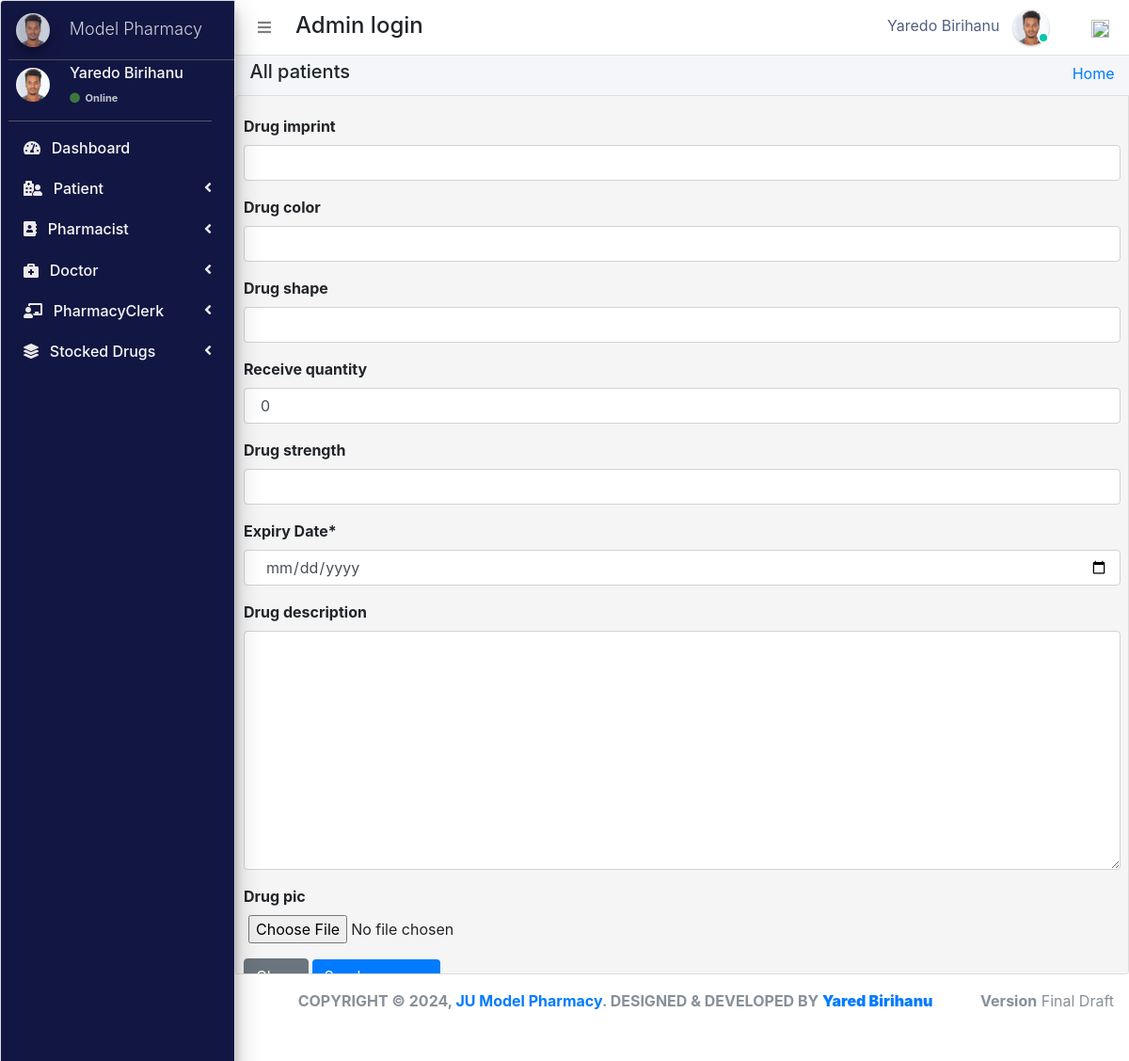
/admin_user/receive_drug/4/ (signed in), run on the app's committed database.
### pharmacy/models.py (models this page shows, shortened)
class CustomUser(AbstractUser):
    user_type_data = ((1, "AdminHOD"), (2, "Pharmacist"), (3, "Doctor"), (4, "PharmacyClerk"),(5, "Patients"))
    user_type = models.CharField(default=1, choices=user_type_data, max_length=10)

class AdminHOD(models.Model):
    gender_category=(
        ('Male','Male'),
        ('Female','Female'),
    )
    admin = models.OneToOneField(CustomUser,null=True, on_delete = models.CASCADE)
    emp_no= models.CharField(max_length=100,null=True,blank=True)
    gender=models.CharField(max_length=100,null=True,choices=gender_category)
    mobile=models.CharField(max_length=10,null=True,blank=True)
    address=models.CharField(max_length=300,null=True,blank=True)
    profile_pic=models.ImageField(default="admin.png",null=True,blank=True)
    created_at = models.DateTimeField(auto_now_add=True)
    updated_at = models.DateTimeField(auto_now=True)
    date_employed=models.DateTimeField(auto_now_add=True, auto_now=False)
    objects = models.Manager()

### pharmacy/HODViews.py (the view, shortened to what this page needs)
# urls.py: path('admin_user/receive_drug/<pk>/', HODViews.receiveDrug, name="receive_drug"),
def receiveDrug(request,pk):
    receive=Stock.objects.get(id=pk)
    form=ReceiveStockForm()
    try:
        form=ReceiveStockForm(request.POST or None )
    except:
        messages.error(request,"An Error occured, Drug quantity Not added")
        return redirect('manage_stock')
    context={
            "form":form,
            "title":"Add Drug"
        }
    return render(request,'hod_templates/modal_form.html',context)

### pharmacy/forms.py
class ReceiveStockForm(ModelForm):
    valid_to= forms.DateField(label="Expiry Date", widget=DateInput(attrs={"class":"form-control"}))
    class Meta:
        model=Stock
        fields='__all__'
        exclude=['category' ,'drug_name','valid_from','dispense_quantity','reorder_level','date_from','date_to','quantity','manufacture']

### pharmacy/models.py (called while the page is built)
    def get_queryset(self):
        return super().get_queryset().annotate(
            expired=ExpressionWrapper(Q(valid_to__lt=Now()), output_field=BooleanField())
        )

### pharmacy/templates/hod_templates/modal_form.html
{% extends 'hod_templates/base_template.html'%} {% load crispy_forms_tags %} {% block page_title %}
<h5>All patients</h5>
{% endblock page_title %} {% block main_content %}
<div class="content">
    <div class="row">
        <div class="col-md-12">
            <form role="form" method="POST" action="" enctype="multipart/form-data">
                {% csrf_token %} {{form|crispy}}
                <button type="button" class="btn btn-secondary" data-dismiss="modal">Close</button>
                <button type="submit" class="btn btn-primary">Send message</button>
            </form>
        </div>
    </div>
</div>
{% endblock %}

### pharmacy/templates/hod_templates/base_template.html (shortened to what this page needs)
{% extends 'base_file.html' %} {% block htm %}
<body class="hold-transition sidebar-mini layout-fixed">
    <div class="wrapper">
        <nav class="main-header navbar navbar-expand navbar-white navbar-light">
            <ul class="navbar-nav">
                <li class="nav-item">
                    <a class="nav-link" data-widget="pushmenu" href="#" role="button"><i class="fas fa-bars"></i></a>
                </li>
            </ul>
            <h4 style="margin-left: 10px; margin-top: 5px;">Admin login </h4>
            <ul class="navbar-nav ml-auto">
                <li class="mx-3">
                    <a href="#" class="sm-submenu-with-image a">
                        <span>{{user.first_name}}  {{user.last_name}}</span>
                        <img src="{{request.user.adminhod.profile_pic.url}}" class="img-circle elevation-1" width="38" height="38" alt="">
                        <span class="avatar-status avatar-sm-status avatar-status-success"></span>
                    </a>
                </li>
                <li class="nav-item dropdown ml-3 low">
                    <a href="#" class="btn btn-outlined btn-black text-muted bg-transparent " data-toggle="dropdown" aria-expanded="false" data-wow-delay="0.7s"><img src="https://img.icons8.com/ios/50/000000/settings.png" width="19" height="19">
                    </a>
                </li>
            </ul>
        </nav>
        {% include 'hod_templates/sidebar.html'%}
        <div class="content-wrapper">
            <div class="content-header">
                <div class="container-fluid">
                    <div class="row ">
                        <div class="col-sm-6">
                            <h1 class="m-0 text-dark">
                                {% block page_title %} {% endblock page_title %}
                            </h1>
                        </div>
                        <div class="col-sm-6 ">
                            <ol class="breadcrumb float-sm-right">
                                <li class="breadcrumb-item"><a href="">Home</a></li>
                            </ol>
                        </div>
                    </div>
                </div>
            </div>
            {% block main_content %} {% endblock main_content %}
        </div>
        {% include 'hod_templates/footer.html'%}
    </div>
    {% endblock htm %}

### pharmacy/templates/hod_templates/sidebar.html (shortened to what this page needs)
<aside class="main-sidebar sidebar-dark-primary elevation-4">
    <a href="" class="brand-link ml-2">
        <img src="{{request.user.adminhod.profile_pic.url}}" alt="" width="36" height="36" class=" img-circle elevation-3" style="opacity: .8">
        <span class="brand-text font-weight-light mt-1 ml-3 mmust">Model Pharmacy</span>
    </a>
    <div class="sidebar">
        <div class="user-panel mr-3">
            <div class="pull-left image sm-submenu-with-image a ml-2 ">
                <img src="{{request.user.adminhod.profile_pic.url}}" class="img-circle mt-2" width="36" height="36" alt="User Image">
            </div>
            <div class="pull-left info">
                <p>{{user.first_name}} {{user.last_name}}</p>
                <a href="#"><i class="fa fa-circle text-success "></i> Online</a>
            </div>
        </div>
        <nav class="mt-2">
            <ul class="nav nav-pills nav-sidebar flex-column" data-widget="treeview" role="menu" data-accordion="false">
                <li class="nav-item">
                    <a href="{% url  'admin_dashboard' %}" class="nav-link">
                        <i class="fas fa-tachometer-alt mr-2"></i>
                        <p>
                            Dashboard
                        </p>
                    </a>
                </li>
                <li class="nav-item">
                    <a href="#" class="nav-link">
                        <i class="fas fa-hospital-user mr-2"></i>
                        <p>
                            Patient
                            <i class="right fas fa-angle-left"></i>
                        </p>
                    </a>
                </li>
                <li class="nav-item">
                    <a href="#" class="nav-link">
                        <i class="fas fa-address-book mr-2"></i>
                        <p>
                            Pharmacist
                            <i class="right fas fa-angle-left"></i>
                        </p>
                    </a>
                </li>
                <li class="nav-item">
                    <a href="#" class="nav-link">
                        <i class="fas fa-briefcase-medical mr-2"></i>
                        <p>
                            Doctor
                            <i class="right fas fa-angle-left"></i>
                        </p>
                    </a>
                </li>
                <li class="nav-item">
                    <a href="#" class="nav-link">
                        <i class="fas fa-chalkboard-teacher mr-2"></i>
                        <p>
                            PharmacyClerk
                            <i class="right fas fa-angle-left"></i>
                        </p>
                    </a>
                </li>
                <li class="nav-item">
                    <a href="#" class="nav-link">
                        <i class="fas fa-layer-group mr-2"></i>
                        <p>
                            Stocked Drugs
                            <i class="right fas fa-angle-left"></i>
                        </p>
                    </a>
                </li>
            </ul>
        </nav>
    </div>
</aside>

### static/css/main.css (style rules this page uses)
html { font-family: sans-serif; line-height: 1.15; -webkit-text-size-adjust: 100%; -webkit-tap-highlight-color: transparent; }
body { overflow-y: hidden; overflow-x: hidden; font-family: -apple-system, BlinkMacSystemFont, "Segoe UI", Roboto, "Helvetica Neue", Arial, "Noto Sans", sans-serif, "Apple Color Emoji", "Segoe UI Emoji", "Segoe UI Symbol", "Noto Color Emoji" !important; }
.content { background-color: #f5f5f5; border: 1px solid #dddddd; border-radius: 4px 0px 4px 0px; left: -1px; padding: 10px 7px 5px; }
.main-sidebar { background: #ffffff; border: 1px solid #dddddd; border-radius: 4px 0px 4px 0px; font-weight: bold; }
.content { height: 75vh; overflow-y: scroll; overflow-x: hidden; }
.content .row { margin-top: 20px !important; }
.main-sidebar { background-color: #121642 !important; color: white !important; }
.main-sidebar p { color: #f8f8f8 !important; font-weight: 500 !important }
.main-sidebar i { color: rgb(235, 233, 233) !important; }
.btn-primary { outline: none !important; border: none !important; }
.avatar-status { position: absolute; bottom: 12px; right: 75.4px; display: -ms-inline-flexbox; display: inline-flex; -ms-flex-negative: 0; flex-shrink: 0; -ms-flex-pack: center; justify-content: center; -ms-flex-align: center; align-items: center; white-space: nowrap; text-align: center; vertical-align: baseline; font-weight: 600; border: .125rem solid #fff; width: 12px; height: 12px; line-height: 1; font-size: .71094rem; border-radius: 50%; }
.avatar-status-success { color: #fff; background-color: #00c9a7; }
.pull-left { float: left; }
.pull-left { float: left!important; }
.user-panel>.info { padding: 5px 5px 5px 15px; line-height: 1; position: absolute; left: 55px; }
.user-panel>.info>p { font-weight: 600; margin-bottom: 9px; }
p { margin: 0 0 10px; }
.user-panel { padding-bottom: 20px; }
.user-panel:after { clear: both; }
.user-panel:before, .user-panel:after { content: " "; display: table; }
.user-panel>.info>a>.fa, .user-panel>.info>a>.ion, .user-panel>.info>a>.glyphicon { margin-right: 3px; }
.fa-circle { color: #3c763d !important; }
.user-panel i { color: #3c763d !important; }
.user-panel>.info>a { text-decoration: none; padding-right: 5px; margin-top: 3px; font-size: 11px; overflow: hidden; white-space: nowrap; }
.mmust { overflow: hidden; white-space: nowrap; font-size: 18px; }
.container-fluid { width: 100%; padding-right: 15px; padding-left: 15px; margin-right: auto; margin-left: auto; }
.row { display: flex; flex-wrap: wrap; margin-right: -15px; margin-left: -15px; }
input { text-indent: 5px !important; }
input::placeholder { text-indent: 5px !important; }
.img-circle { border-radius: 50%; }
.content-wrapper .content-header { padding: 5px 0.5rem !important; }

### static/css/profile.css (style rules this page uses)
li { list-style-type: none ! }
.form-control { font-size: .875rem; }
.navbar-nav span { color: #525f7f !important; margin-right: 10px !important; }
body { font-family: 'Rubik', sans-serif; height: 100% !important; }
input { text-indent: 5px !important; }
input::placeholder { text-indent: 5px !important; }

### data on the page
CustomUser: first_name "Yaredo", last_name "Birihanu", user.adminhod.profile_pic (picture)
